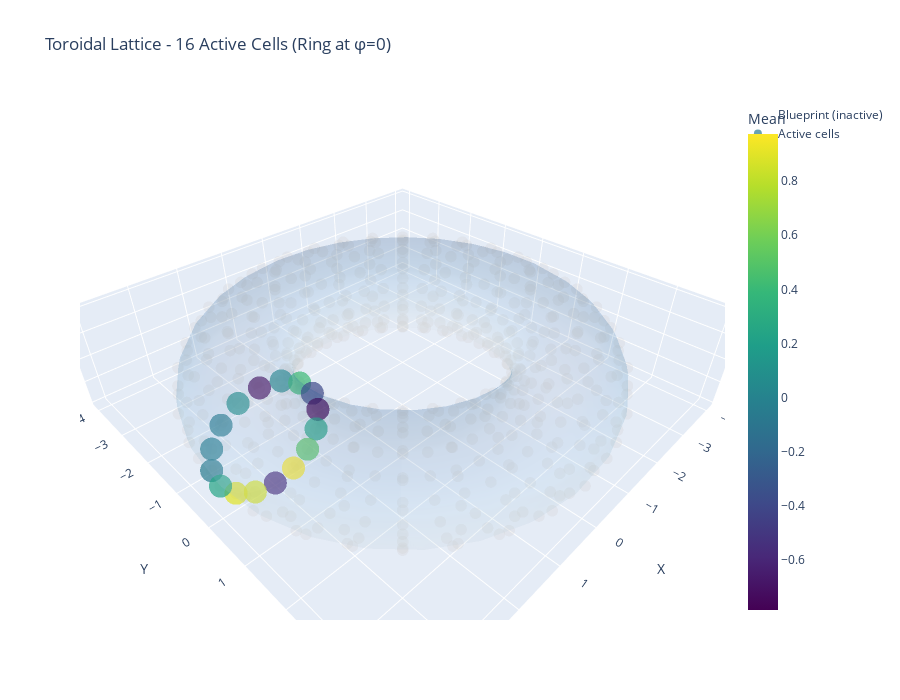

Notebook source saved alongside this figure:
### Code cell
# Visualize with active cells
fig = torus.visualize_plotly(
    show_all_positions=True,
    cell_size=8,
    title=f"Toroidal Lattice - {len(torus.sparse_cells)} Active Cells (Ring at φ=0)"
)
fig.show()

### Figure 1 — Plotly figure (JSON) as saved in the notebook; plotly's stock layout.template omitted (floating-point values rounded to 4 significant figures; data arrays with more than 128 entries replaced by an {"elided": "..."} marker saying what was removed)
{"data": [{"customdata": {"elided": "512 int values"}, "hovertemplate": "Cell %{customdata}<br>x: %{x:.2f}<br>y: %{y:.2f}<br>z: %{z:.2f}", "marker": {"color": "lightgray", "opacity": 0.3, "size": 4}, "mode": "markers", "name": "Blueprint (inactive)", "type": "scatter3d", "x": {"elided": "512 float values"}, "y": {"elided": "512 float values"}, "z": {"elided": "512 float values"}}, {"customdata": [[0, 0, 0, -0.05936, 2.152], [32, 1, 0, -0.03992, 2.571], [64, 2, 0, -0.04845, 2.331], [96, 3, 0, 0.09637, 2.721], [128, 4, 0, -0.7305, 2.404], [160, 5, 0, 0.04077, 3.045], [192, 6, 0, 0.4089, 2.467], [224, 7, 0, -0.3923, 3.124], [256, 8, 0, -0.7863, 2.216], [288, 9, 0, 0.246, 2.696], [320, 10, 0, 0.5156, 2.293], [352, 11, 0, 0.9746, 3.09], [384, 12, 0, -0.6066, 2.495], [416, 13, 0, 0.8804, 3.148], [448, 14, 0, 0.8949, 2.367], [480, 15, 0, 0.2457, 3.055]], "hovertemplate": "Cell %{customdata[0]}<br>θ: %{customdata[1]}, φ: %{customdata[2]}<br>Mean: %{customdata[3]:.3f}<br>Std: %{customdata[4]:.3f}", "marker": {"color": [-0.05936, -0.03992, -0.04845, 0.09637, -0.7305, 0.04077, 0.4089, -0.3923, -0.7863, 0.246, 0.5156, 0.9746, -0.6066, 0.8804, 0.8949, 0.2457], "colorbar": {"title": {"text": "Mean"}}, "colorscale": [[0, "#440154"], [0.1111, "#482878"], [0.2222, "#3e4989"], [0.3333, "#31688e"], [0.4444, "#26828e"], [0.5556, "#1f9e89"], [0.6667, "#35b779"], [0.7778, "#6ece58"], [0.8889, "#b5de2b"], [1, "#fde725"]], "opacity": 0.7, "size": 8}, "mode": "markers", "name": "Active cells", "type": "scatter3d", "x": [4.0, 3.924, 3.707, 3.383, 3.0, 2.617, 2.293, 2.076, 2.0, 2.076, 2.293, 2.617, 3.0, 3.383, 3.707, 3.924], "y": [0.0, 0.0, 0.0, 0.0, 0.0, 0.0, 0.0, 0.0, 0.0, 0.0, 0.0, 0.0, 0.0, 0.0, 0.0, 0.0], "z": [0.0, 0.3827, 0.7071, 0.9239, 1.0, 0.9239, 0.7071, 0.3827, 1.225e-16, -0.3827, -0.7071, -0.9239, -1.0, -0.9239, -0.7071, -0.3827]}, {"colorscale": [[0, "rgb(247,251,255)"], [0.125, "rgb(222,235,247)"], [0.25, "rgb(198,219,239)"], [0.375, "rgb(158,202,225)"], [0.5, "rgb(107,174,214)"], [0.625, "rgb(66,146,198)"], [0.75, "rgb(33,113,181)"], [0.875, "rgb(8,81,156)"], [1, "rgb(8,48,107)"]], "name": "Torus surface", "opacity": 0.1, "showscale": false, "type": "surface", "x": {"elided": "30x30 float values"}, "y": {"elided": "30x30 float values"}, "z": {"elided": "30x30 float values"}}], "layout": {"height": 700, "scene": {"aspectmode": "data", "xaxis": {"title": {"text": "X"}}, "yaxis": {"title": {"text": "Y"}}, "zaxis": {"title": {"text": "Z"}}}, "showlegend": true, "title": {"text": "Toroidal Lattice - 16 Active Cells (Ring at φ=0)"}, "width": 900}}
